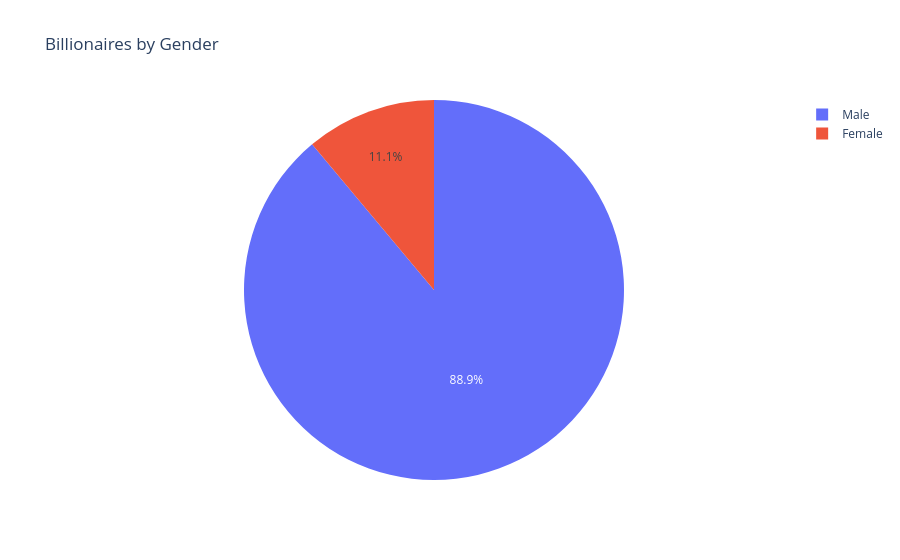

The cell this chart's notebook holds for it:
### Code cell
visualizer.visualize_gender_distribution()

### Figure 1 — Plotly figure (JSON) as saved in the notebook; plotly's stock layout.template omitted (floating-point values rounded to 4 significant figures)
{"data": [{"domain": {"x": [0, 1], "y": [0, 1]}, "hovertemplate": "gender=%{label}<br>count=%{value}<extra></extra>", "labels": ["Male", "Female"], "legendgroup": "", "name": "", "showlegend": true, "type": "pie", "values": [27280, 3402]}], "layout": {"legend": {"tracegroupgap": 0}, "title": {"text": "Billionaires by Gender"}}}
